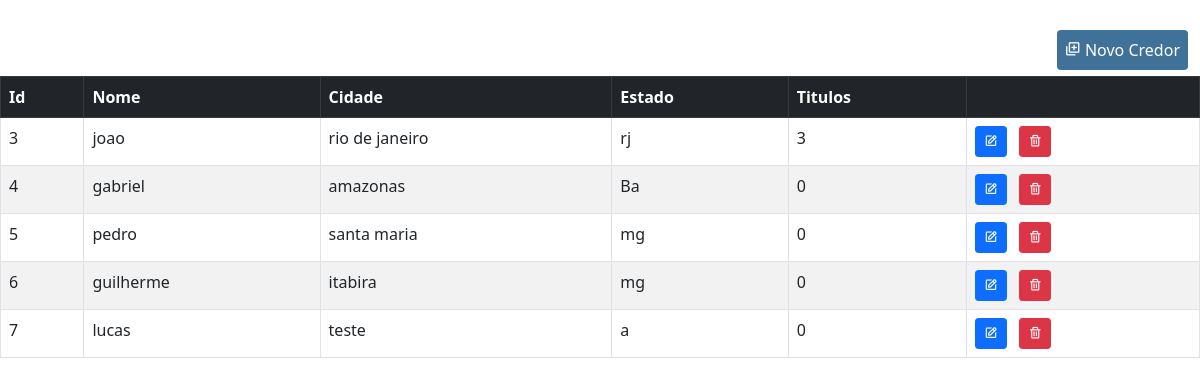
Page /credores (signed in) on the committed database.
### models/credores.py (models this page shows, shortened)
class Credor(UserMixin, db.Model):
    __tablename__ = 'credor'
    id = db.Column(db.Integer, primary_key=True)
    nome = db.Column(db.String(50), nullable=False)
    cidade = db.Column(db.String(50), nullable=False)
    estado = db.Column(db.String(50), nullable=False)
    titles = db.relationship('Title', backref='creditor', lazy=True)

### routes/credores.py (the view)
@bp.route('/credores')
@login_required
def credores():
    todos_credores = Credor.query.all()
    return render_template('credores.html',credores=todos_credores)

### app.py (called while the page is built)
@login_manager.user_loader
def load_user(user_id):
    return user.User.query.get(int(user_id))

### templates/credores.html (shortened to what this page needs)
{% extends 'base.html' %}
{% block content %}
<link rel="stylesheet" media="screen" href="{{url_for('static',filename='css/dashboard.css')}}">
<link rel="stylesheet" media="screen" href="{{url_for('static',filename='css/bootstrap.min.css')}}">
<link rel="stylesheet" media="screen" href="{{url_for('static',filename='css/credores.css')}}">
<div class="table-container">
<br>
  <a href="#" class="addcredor" onclick="javascript:Novopost('/api/credor/',{label: 'Nome', type: 'text', name: 'nome'},{label: 'Cidade', type: 'text', name: 'cidade'},
{label: 'Estado', type: 'text', name: 'estado'}
)"> <i class='bx bx-add-to-queue'></i> Novo Credor</a>
  <table class="table table-hover table-striped table-bordered lucros" id="lucros">
    <thead class="table-dark">
      <tr class="table-dark">
        <th scope="col">Id</th>
        <th scope="col">Nome</th>
        <th scope="col">Cidade</th>
        <th scope="col">Estado</th>
        <th scope="col">Titulos</th>
        <th scope="col"></th>
      </tr>
    </thead>
    <tbody>
        {% for credor in credores %}
        <tr>
        <td class="noeditable">{{credor.id}}</td>
        <td>{{ credor.nome }}</td>
        <td> {{credor.cidade}}</td>
        <td>{{credor.estado}}</td>
        <td class="noeditable">{{credor.titles | length }}</td>
      </tr>
      {% endfor %}
    </tbody>
  </table>
</div>
{% endblock %}

### templates/base.html (shortened to what this page needs)
<!DOCTYPE html>
<html lang="pt">
<head>
  <link rel="stylesheet" media="screen" href="{{url_for('static', filename='css/boxicons.css')}}">
  <link rel="stylesheet" media="screen" href="{{url_for('static', filename='css/bootstrap.min.css')}}">
</head>
<body>
  {% block content %} {% endblock %}
</body>
</html>

### static/css/dashboard.css (style rules this page uses)
body { background-color:#a8a5a5 ; }

### static/css/credores.css (style rules this page uses)
table { width: 100%; border-collapse: collapse; }
thead th { position: sticky; top: 0; z-index: 1; background-color: #343a40; color: #fff; }
.addcredor { background-color: rgb(63, 113, 153); border-radius: 4px; float: right; margin:6px; margin-right: 12px; text-decoration:none; color:white; padding: 8px; }

### rows in the picture
Credor: id "3", nome "joao", cidade "rio de janeiro", estado "rj", titles|length "3"
Credor: id "4", nome "gabriel", cidade "amazonas", estado "Ba", titles|length "0"
Credor: id "5", nome "pedro", cidade "santa maria", estado "mg", titles|length "0"
Credor: id "6", nome "guilherme", cidade "itabira", estado "mg", titles|length "0"
Credor: id "7", nome "lucas", cidade "teste", estado "a", titles|length "0"
